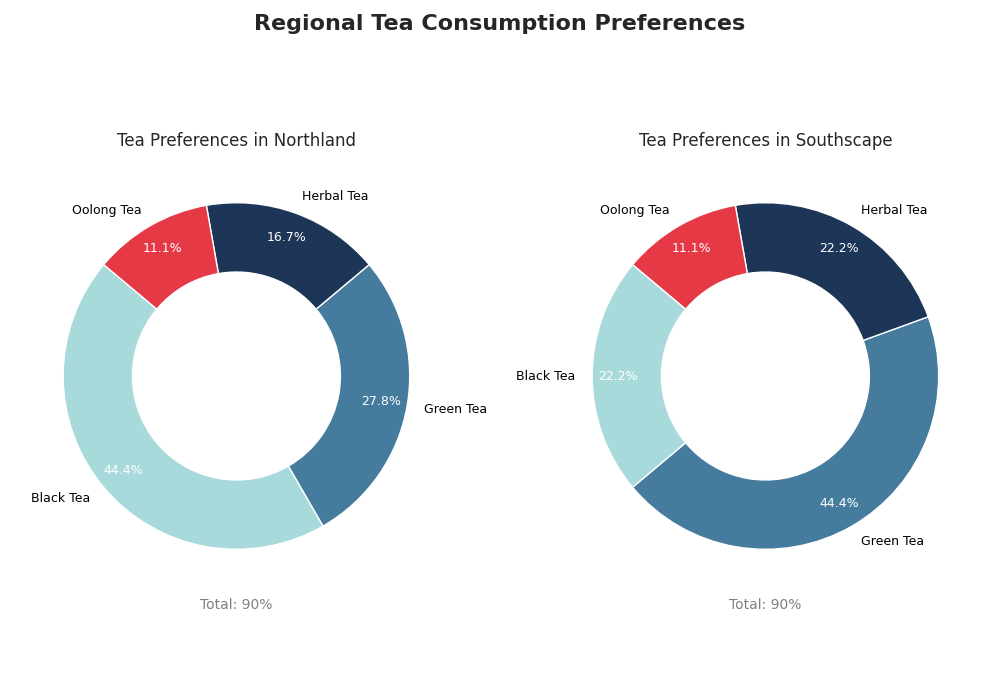

Generate this figure with Python:
import matplotlib.pyplot as plt
import numpy as np

regions = ["Northland", "Southscape"]
tea_types = ["Black Tea", "Green Tea", "Herbal Tea", "Oolong Tea"]
northland_consumption = [40, 25, 15, 10]
southscape_consumption = [20, 40, 20, 10]

consumption_data = [northland_consumption, southscape_consumption]

# Shuffling the colors manually by reordering
shuffled_colors = ['#a8dadc', '#457b9d', '#1d3557', '#e63946']

fig, ax = plt.subplots(1, 2, figsize=(10, 7), subplot_kw=dict(aspect="equal"))

for i, data in enumerate(consumption_data):
    wedges, texts, autotexts = ax[i].pie(
        data, colors=shuffled_colors, wedgeprops=dict(width=0.4, edgecolor='w'), startangle=140,
        labels=tea_types, autopct='%1.1f%%', pctdistance=0.85, textprops=dict(color="w", fontsize=9)
    )
    for text in texts:
        text.set_color('black')
    ax[i].set_title(f'Tea Preferences in {regions[i]}', fontsize=12, pad=10)
    ax[i].set_xlabel(f'Total: {sum(data)}%', fontsize=10, color='gray')

plt.suptitle("Regional Tea Consumption Preferences", fontsize=16, fontweight='bold', y=0.98)

plt.tight_layout(rect=[0, 0.03, 1, 0.95])

plt.show()
